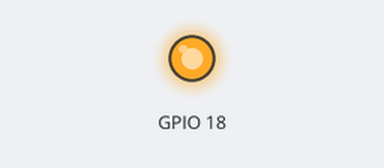
Bench run of a program on a simulated Raspberry Pi (BCM pin numbers). Shown: output pins drawn as LEDs (lit = HIGH). At 0.0 s the program stops and its outputs stay as they are.

Above: at 0.1 s.
Timing chart, 0 to 1.5 s (numbered marks = the images above):
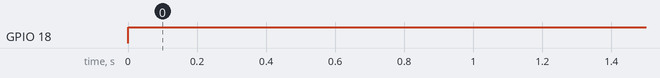

The program:

ledOn.py
```python
import RPi.GPIO as GPIO
GPIO.setwarnings(False)   #Disable warnings for any not reset pins
GPIO.setmode(GPIO.BCM)    #Allow ARM processor to access GPIO
GPIO.setup(18, GPIO.OUT)  #set pin 18 to output
GPIO.output(18, True)	#Turn LED on
```

Measured:
- by itself, GPIO 18: LOW → HIGH at 0.00 s
